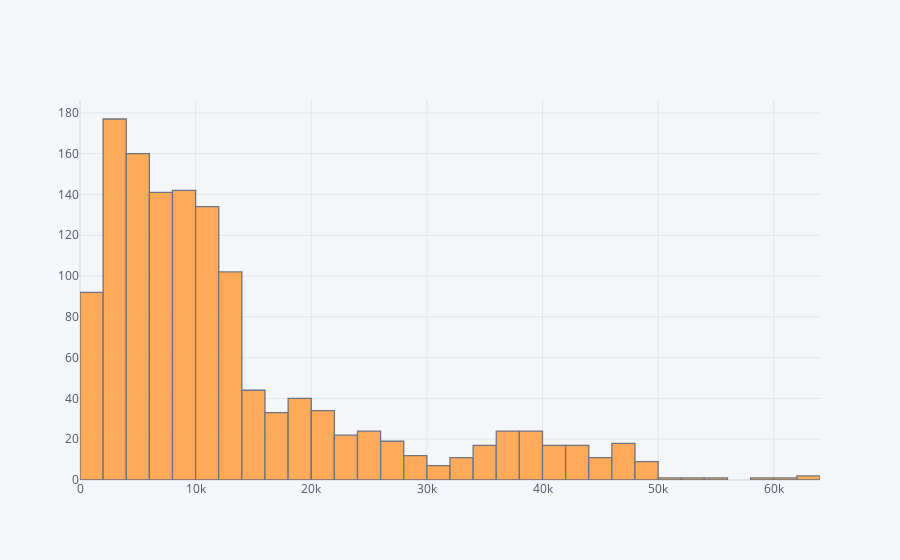

Notebook code cell kept with this figure:
### Code cell
df["charges"].iplot(kind="hist")

### Figure 1 — Plotly figure (JSON) as saved in the notebook; plotly's stock layout.template omitted (floating-point values rounded to 4 significant figures; data arrays with more than 128 entries replaced by an {"elided": "..."} marker saying what was removed)
{"data": [{"histfunc": "count", "histnorm": "", "marker": {"color": "rgba(255, 153, 51, 1.0)", "line": {"color": "#4D5663", "width": 1.3}}, "name": "charges", "opacity": 0.8, "orientation": "v", "type": "histogram", "x": {"elided": "1338 float values"}}], "layout": {"barmode": "overlay", "legend": {"bgcolor": "#F5F6F9", "font": {"color": "#4D5663"}}, "paper_bgcolor": "#F5F6F9", "plot_bgcolor": "#F5F6F9", "title": {"font": {"color": "#4D5663"}}, "xaxis": {"gridcolor": "#E1E5ED", "showgrid": true, "tickfont": {"color": "#4D5663"}, "title": {"font": {"color": "#4D5663"}, "text": ""}, "zerolinecolor": "#E1E5ED"}, "yaxis": {"gridcolor": "#E1E5ED", "showgrid": true, "tickfont": {"color": "#4D5663"}, "title": {"font": {"color": "#4D5663"}, "text": ""}, "zerolinecolor": "#E1E5ED"}}}
